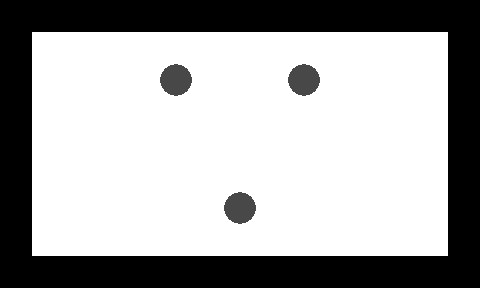

A 2D game scene composited from a Tiled map and its tileset images. What follows is a short description and the map's XML, with every tile layer's data as written:
An orthogonal 15x9 tile map with 32x32 px tiles, 2 tile layers (1, 2).

<map version="1.0" orientation="orthogonal" width="15" height="9" tilewidth="32" tileheight="32">
 <tileset firstgid="1" name="n_tiles1" tilewidth="32" tileheight="32">
  <image source="../../images/map/common/n_tiles1.png" width="128" height="64" />
 </tileset>
 <layer name="1" width="15" height="9">
  <data encoding="csv">
1,1,1,1,1,1,1,1,1,1,1,1,1,1,1,
1,1,1,1,1,1,1,1,1,1,1,1,1,1,1,
1,1,1,1,1,1,1,1,1,1,1,1,1,1,1,
1,1,1,1,1,1,1,1,1,1,1,1,1,1,1,
1,1,1,1,1,1,1,1,1,1,1,1,1,1,1,
1,1,1,1,1,1,1,1,1,1,1,1,1,1,1,
1,1,1,1,1,1,1,1,1,1,1,1,1,1,1,
1,1,1,1,1,1,1,1,1,1,1,1,1,1,1,
1,1,1,1,1,1,1,1,1,1,1,1,1,1,1
</data>
 </layer>
 <layer name="2" width="15" height="9">
  <data encoding="csv">
2,2,2,2,2,2,2,2,2,2,2,2,2,2,2,
2,0,0,0,0,0,0,0,0,0,0,0,0,0,2,
2,0,0,0,0,3,0,0,0,3,0,0,0,0,2,
2,0,0,0,0,0,0,0,0,0,0,0,0,0,2,
2,0,0,0,0,0,0,0,0,0,0,0,0,0,2,
2,0,0,0,0,0,0,0,0,0,0,0,0,0,2,
2,0,0,0,0,0,0,3,0,0,0,0,0,0,2,
2,0,0,0,0,0,0,0,0,0,0,0,0,0,2,
2,2,2,2,2,2,2,2,2,2,2,2,2,2,2
</data>
 </layer>
</map>
